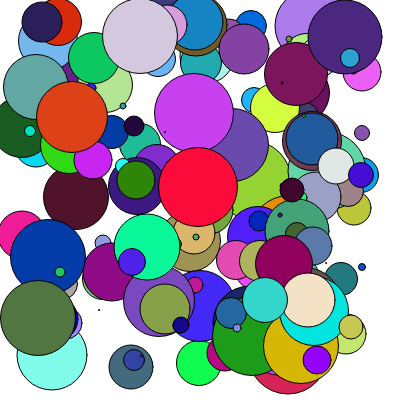
Frame 1 (no input)
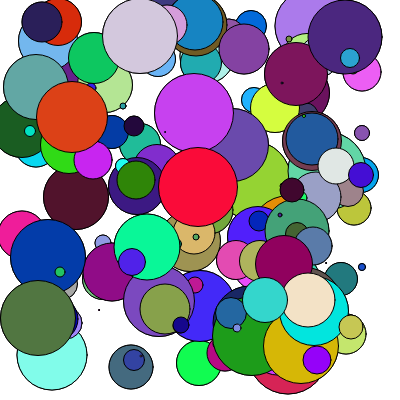
Frame 2 (the mouse pressed at the canvas centre, redrawn once)

The p5.js sketch that drew these frames (run headless with seeded random() and noise() and a simulated clock; the mouse was pressed at the canvas centre and the sketch redrawn once):

// p5.js sketch
// ── sketch.js
const arrayCircle = [];

function setup() {
    createCanvas(400, 400);
    background(255);

    for (let y = 0; y < 150; y++) {

        const objectCircle = {
            x: null,
            y: null,
            radius: null,
            colorR:null,
            colorG:null,
            colorB:null
        }

        objectCircle.x = Math.floor((Math.random() * 350) + 20);
        objectCircle.y = Math.floor((Math.random() * 350) + 20);
        objectCircle.radius = Math.floor((Math.random() * 80) + 1);
        objectCircle.colorR = Math.floor((Math.random() * 255) + 1);
        objectCircle.colorG = Math.floor((Math.random() * 255) + 1);
        objectCircle.colorB = Math.floor((Math.random() * 255) + 1);
        arrayCircle.push(objectCircle);
    }
    console.log(arrayCircle);
}
function draw() {
    for (let i = 0; i < arrayCircle.length; i++) {
        fill(arrayCircle[i].colorR,arrayCircle[i].colorG,arrayCircle[i].colorB);
        ellipse(arrayCircle[i].x, arrayCircle[i].y, arrayCircle[i].radius, arrayCircle[i].radius);
    }
    console.log('Ho finito!');
    noLoop();
}
// ── 01.js
//Array
const arrayExample = [12,56,95,24];

const firstNumeber = arrayExample[0];

//Oggetto 
const objectExample = {
    color:'red',
    size: 23,
    talk: function(){
        console.log('Hello world!');
    }
    //,
    // talk2(){
    //     console.log('Hello world!');
    // }
};

const color = objectExample.color; //Leggo proprietà color dall'oggetto objectExample

objectExample.talk();  //Richiamo il metodo dell'oggetto

console.log(arrayExample.length); //Lunghezza dell'array 

console.log(arrayExample);//Stampa l'intero array

console.log(Math.random());//Genera un numero casuale tra 0 e 1 

const random = Math.floor(Math.random());//Arrotonda per difetto

const random2 = Math.floor(Math.random()*100);//Genera un numero casuale tra 0 e 100 
// ── loops.js
//while loop
let x = 0;

console.log('X è uguale a ' + x);

x = x + 50;


    //Controllo in testa
    while (x <= 200) {
        console.log('X è uguale a ' + x);

        x = x + 50;
    }
    x = 0;

    //Controllo in coda
    do {
        console.log('X è uguale a ' + x);

        x = x + 50;
    }
    while (x <= 200);

//for loop

for (let y = 0; y <= 200; y = y + 50) {
    console.log('Y è uguale a ' + y);
}

const fruits= ['banana', 'apple','peach','melon'];

//Ciclo normale
for(let i=0;i<fruits.length;i++){
    console.log(fruits[i]);
}

//Ciclo inverso
for(let i=fruits.length-1;i>=0;i--){
    console.log(fruits[i]);
}
// ── sketch2.js
// # Refactoring
// Usando closure e function factory, creare 3 funzioni:

// ```javascript
// createSmallCircle()
// createMediumCircle()
// createBigCircle()
// ```

// Una function factory che ritorna delle funzioni
// + Ognuna dalle funzioni utilizzata ellipse() per creare cerchi con caratteristiche diverse :
// ```javascript
// {
//     x: Number,
//     y: Number,
//     radius: Number 
// }


// const createSmallCircle = functionFactory(.....);
// const createMediumCircle = functionFactory(.....);
// const createBigCircle = functionFactory(.....);
// ```
function setup() {
    createCanvas(displayWidth, displayHeight);
    background(0);
}


function factory(x, y, r) {
    let X=x;
    let Y=y;
    let R=r;
    function genera() {
        fill(255);
        ellipse(X, Y, R,R);
    }
    return genera;
}



function draw() {
    const createSmallCircle = factory(100, 100, 20);
    const createMediumCircle = factory(200, 200, 40);
    const createBigCircle = factory(250, 250, 60);
    translate(width / 2, height / 2);
    createSmallCircle();
    createMediumCircle();
    createBigCircle();
    noLoop();

}
// ── sketch3.js
// # Refactoring
// Usando closure e function factory, creare 3 funzioni:

// ```javascript
// createSmallCircle()
// createMediumCircle()
// createBigCircle()
// ```

// Una function factory che ritorna delle funzioni
// + Ognuna dalle funzioni utilizzata ellipse() per creare cerchi con caratteristiche diverse :
// ```javascript
// {
//     x: Number,
//     y: Number,
//     radius: Number 
// }


// const createSmallCircle = functionFactory(.....);
// const createMediumCircle = functionFactory(.....);
// const createBigCircle = functionFactory(.....);
// ```
function setup() {
    createCanvas(500, 500);
    background(0);
}


function factory(r) {
    let R=r;
    function genera(X,Y) {
        fill(255);
        ellipse(X, Y, R,R);
    }
    return genera;
}

const createSmallCircle = factory(20);
const createMediumCircle = factory(40);
const createBigCircle = factory(60);

function draw() {
    createSmallCircle(150,150);
    createMediumCircle(200,200);
    createBigCircle(400,400);
    createBigCircle(100,100);
    noLoop();
}
